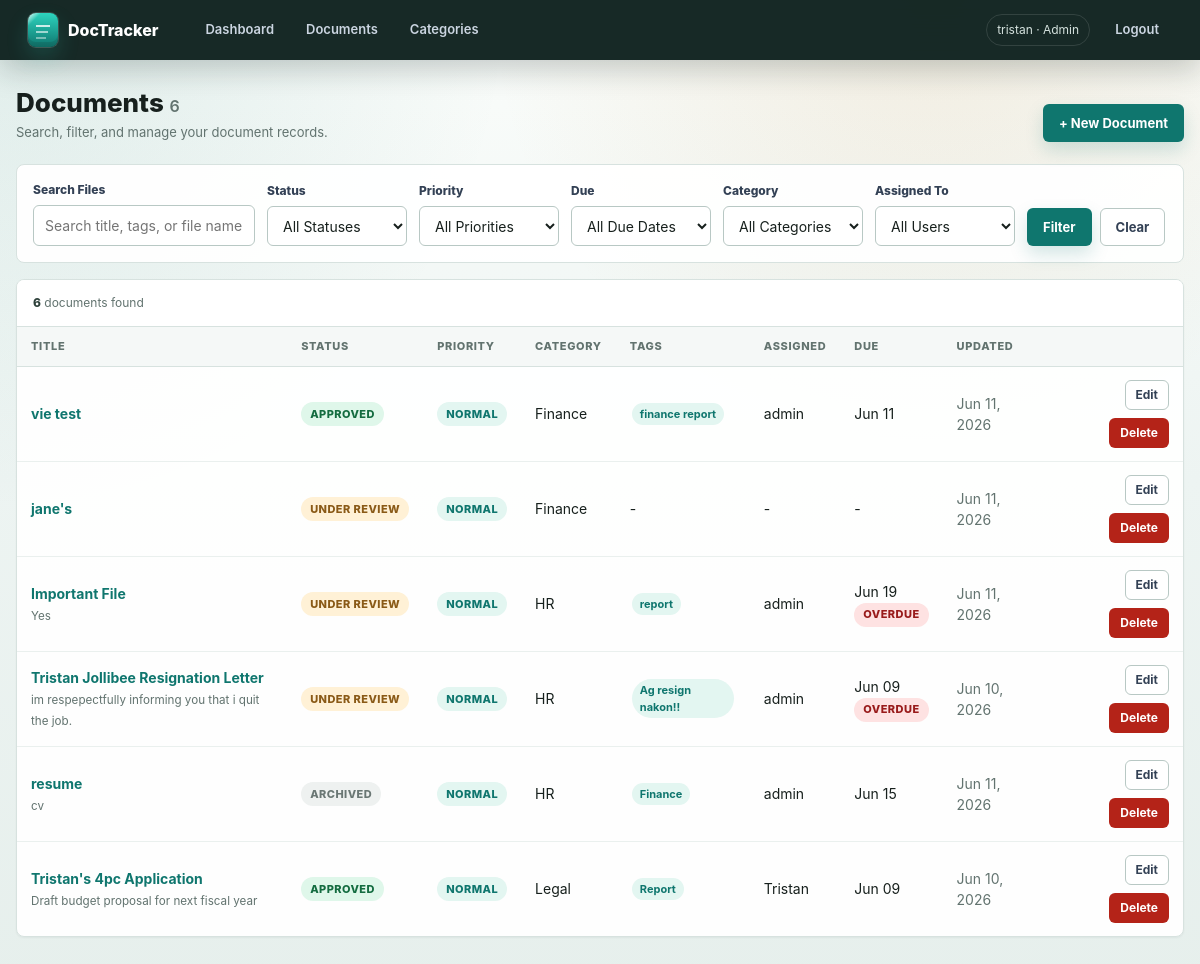
The page /documents/ (signed in) on the database as committed earlier.
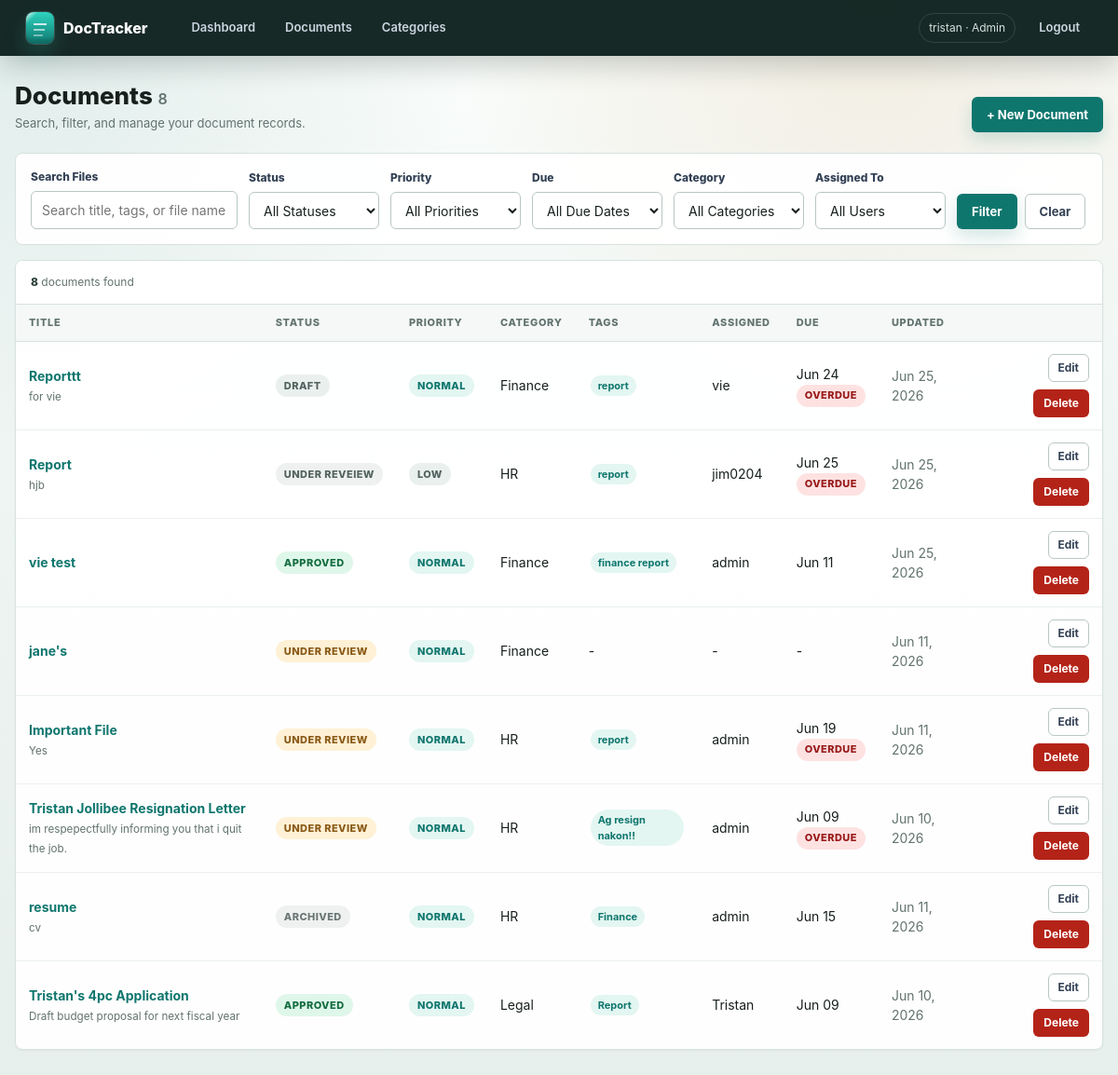
The same page on the database as committed later.
### documents/models.py (models this page shows, shortened)
class Document(models.Model):
    STATUS_CHOICES = [
        ('draft', 'Draft'),
        ('review', 'Under Review'),
        ('approved', 'Approved'),
        ('archived', 'Archived'),
    ]
    PRIORITY_CHOICES = [
        ('low', 'Low'),
        ('normal', 'Normal'),
        ('high', 'High'),
        ('urgent', 'Urgent'),
    ]
    title = models.CharField(max_length=255)
    description = models.TextField(blank=True)
    category = models.ForeignKey(Category, on_delete=models.SET_NULL, null=True, blank=True)
    status = models.CharField(max_length=50, default='draft')
    priority = models.CharField(max_length=20, choices=PRIORITY_CHOICES, default='normal')
    file = models.FileField(upload_to='documents/', null=True, blank=True)
    tags = models.CharField(max_length=500, blank=True, help_text="Comma-separated tags")
    created_by = models.ForeignKey(User, on_delete=models.SET_NULL, null=True, related_name='created_docs')
    assigned_to = models.ForeignKey(User, on_delete=models.SET_NULL, null=True, blank=True, related_name='assigned_docs')
    created_at = models.DateTimeField(auto_now_add=True)
    updated_at = models.DateTimeField(auto_now=True)
    due_date = models.DateField(null=True, blank=True)
    class Meta:
        ordering = ['-created_at']
    def get_tags_list(self):
        return [t.strip() for t in self.tags.split(',') if t.strip()]
    def get_status_display(self):
        status = DocumentStatus.objects.filter(code=self.status).first()
        if status:
            return status.label
        return dict(self.STATUS_CHOICES).get(self.status, self.status)
    @property
    def status_badge_class(self):
        return slugify(self.status) or 'custom'
    @property
    def is_overdue(self):
        return bool(self.due_date and self.due_date < timezone.localdate() and self.status not in ['approved', 'archived'])
    @property
    def is_due_soon(self):
        if not self.due_date or self.status in ['approved', 'archived']:
            return False
        today = timezone.localdate()
        return today <= self.due_date <= today + timedelta(days=7)

class DocumentStatus(models.Model):
    code = models.SlugField(max_length=20, unique=True)
    label = models.CharField(max_length=50)
    allowed_next_statuses = models.ManyToManyField(
        'self',
        symmetrical=False,
        blank=True,
        related_name='previous_statuses',
        help_text="Statuses a document can move to from this status.",
    )
    created_at = models.DateTimeField(auto_now_add=True)
    class Meta:
        verbose_name_plural = "Document statuses"
        ordering = ['label']

class Category(models.Model):
    name = models.CharField(max_length=100, unique=True)
    description = models.TextField(blank=True)
    created_at = models.DateTimeField(auto_now_add=True)
    class Meta:
        verbose_name_plural = "Categories"
        ordering = ['name']
    def __str__(self):
        return self.name

### documents/views.py (the view)
# urls.py: path('documents/', views.document_list, name='document_list'),
@login_required
def document_list(request):
    form = DocumentFilterForm(request.GET)
    docs = visible_documents(request.user)
    today = timezone.localdate()
    soon = today + timedelta(days=7)
    if form.is_valid():
        if q := form.cleaned_data.get('search'):
            docs = docs.filter(
                Q(title__icontains=q) |
                Q(description__icontains=q) |
                Q(tags__icontains=q) |
                Q(file__icontains=q)
            )
        if s := form.cleaned_data.get('status'):
            docs = docs.filter(status=s)
        if p := form.cleaned_data.get('priority'):
            docs = docs.filter(priority=p)
        if d := form.cleaned_data.get('due'):
            if d == 'overdue':
                docs = docs.filter(due_date__lt=today).exclude(status__in=['approved', 'archived'])
            elif d == 'soon':
                docs = docs.filter(due_date__range=(today, soon)).exclude(status__in=['approved', 'archived'])
            elif d == 'none':
                docs = docs.filter(due_date__isnull=True)
        if c := form.cleaned_data.get('category'):
            docs = docs.filter(category=c)
        if u := form.cleaned_data.get('assigned_to'):
            docs = docs.filter(assigned_to=u)
    count = docs.count()
    docs = list(docs)
    for doc in docs:
        doc.can_manage = can_manage_document(request.user, doc)
    template = 'documents/_document_results.html' if is_htmx(request) else 'documents/list.html'
    return render(request, template, {
        'docs': docs,
        'form': form,
        'count': count,
        'include_oob_count': is_htmx(request),
    })

### documents/forms.py
class DocumentFilterForm(forms.Form):
    search = forms.CharField(required=False, widget=forms.TextInput(attrs={'placeholder': 'Search title, tags, or file name...'}))
    status = forms.ChoiceField(required=False)
    priority = forms.ChoiceField(required=False, choices=[('', 'All Priorities')] + Document.PRIORITY_CHOICES)
    due = forms.ChoiceField(required=False, choices=[
        ('', 'All Due Dates'),
        ('overdue', 'Overdue'),
        ('soon', 'Due Soon'),
        ('none', 'No Due Date'),
    ])
    category = forms.ModelChoiceField(required=False, queryset=Category.objects.all(), empty_label="All Categories")
    assigned_to = forms.ModelChoiceField(required=False, queryset=User.objects.all(), empty_label="All Users")
    def __init__(self, *args, **kwargs):
        super().__init__(*args, **kwargs)
        self.fields['status'].choices = get_document_status_choices(include_blank=True)

### documents/views.py (called while the page is built)
def is_htmx(request):
    return request.headers.get('HX-Request') == 'true'

### templates/documents/list.html (shortened to what this page needs)
{% extends 'base.html' %}
{% block content %}
<div class="page-header">
  <div>
    <h1>Documents <span id="document-count" class="text-muted" style="font-size:16px; font-weight:600;">{{ count }}</span></h1>
    <p class="page-kicker">Search, filter, and manage your document records.</p>
  </div>
  <a href="{% url 'document_create' %}" class="btn btn-primary">+ New Document</a>
</div>
<form method="get"
      hx-get="{% url 'document_list' %}"
      hx-target="#document-results"
      hx-swap="outerHTML"
      hx-push-url="true"
      hx-trigger="keyup changed delay:250ms from:input, change from:select, submit"
      hx-indicator="#document-filter-indicator">
  <div class="filter-bar">
    <div class="form-group">
      <label>Search Files</label>{{ form.search }}
    </div>
    <div class="form-group"><label>Status</label>{{ form.status }}</div>
    <div class="form-group"><label>Priority</label>{{ form.priority }}</div>
    <div class="form-group"><label>Due</label>{{ form.due }}</div>
    <div class="form-group"><label>Category</label>{{ form.category }}</div>
    <div class="form-group"><label>Assigned To</label>{{ form.assigned_to }}</div>
    <div class="actions">
      <button type="submit" class="btn btn-primary">Filter</button>
      <a href="{% url 'document_list' %}" class="btn btn-secondary">Clear</a>
    </div>
  </div>
</form>
{% include 'documents/_document_results.html' %}
{% endblock %}

### templates/documents/_document_results.html (shortened to what this page needs)
<div id="document-results" class="card flush fade-in">
  <div class="table-status">
    <span><strong class="result-count">{{ count }}</strong> document{{ count|pluralize }} found</span>
  </div>
  {% if docs %}
  <div class="table-wrap">
  <table>
    <thead><tr>
      <th>Title</th><th>Status</th><th>Priority</th><th>Category</th><th>Tags</th><th>Assigned</th><th>Due</th><th>Updated</th><th></th>
    </tr></thead>
    <tbody>
    {% for doc in docs %}
    <tr>
      <td>
        <a href="{% url 'document_detail' doc.pk %}"><strong>{{ doc.title }}</strong></a>
        {% if doc.description %}<br><small class="text-muted">{{ doc.description|truncatechars:70 }}</small>{% endif %}
      </td>
      <td><span class="badge badge-{{ doc.status_badge_class }}">{{ doc.get_status_display }}</span></td>
      <td><span class="badge badge-{{ doc.priority }}">{{ doc.get_priority_display }}</span></td>
      <td>{{ doc.category.name|default:"-" }}</td>
      <td>{% for tag in doc.get_tags_list %}<span class="tag">{{ tag }}</span>{% empty %}-{% endfor %}</td>
      <td>{{ doc.assigned_to.username|default:"-" }}</td>
      <td>
        {{ doc.due_date|date:"M d"|default:"-" }}
        {% if doc.is_overdue %}<br><span class="deadline-alert deadline-overdue">Overdue</span>{% elif doc.is_due_soon %}<br><span class="deadline-alert deadline-soon">Due Soon</span>{% endif %}
      </td>
      <td class="text-muted">{{ doc.updated_at|date:"M d, Y" }}</td>
      <td class="text-right">
        {% if doc.can_manage %}
        <div class="actions" style="justify-content:flex-end;">
          <a href="{% url 'document_edit' doc.pk %}" class="btn btn-secondary btn-sm">Edit</a>
          <a href="{% url 'document_delete' doc.pk %}" class="btn btn-danger btn-sm">Delete</a>
        </div>
        {% endif %}
      </td>
    </tr>
    {% endfor %}
    </tbody>
  </table>
  </div>
  {% else %}
  <div class="empty">No documents found.</div>
  {% endif %}
</div>

Rows that differ between the two databases and show on the page:
added Document: title "Reporttt", description "for vie", status "DRAFT", priority "NORMAL", category.name "Finance", get_tags_list "report", assigned_to.username "vie", due_date "Jun 24", shows "OVERDUE", updated_at "Jun 25, 2026", shows "Edit"
added Document: title "Report", description "hjb", status "UNDER REVEIEW", priority "LOW", category.name "HR", get_tags_list "report", assigned_to.username "jim0204", due_date "Jun 25", shows "OVERDUE", updated_at "Jun 25, 2026", shows "Edit"
changed Document "vie test": updated_at "Jun 11, 2026" → "Jun 25, 2026"
Other text that changed with them:
{{ count }}: "6" → "8"
